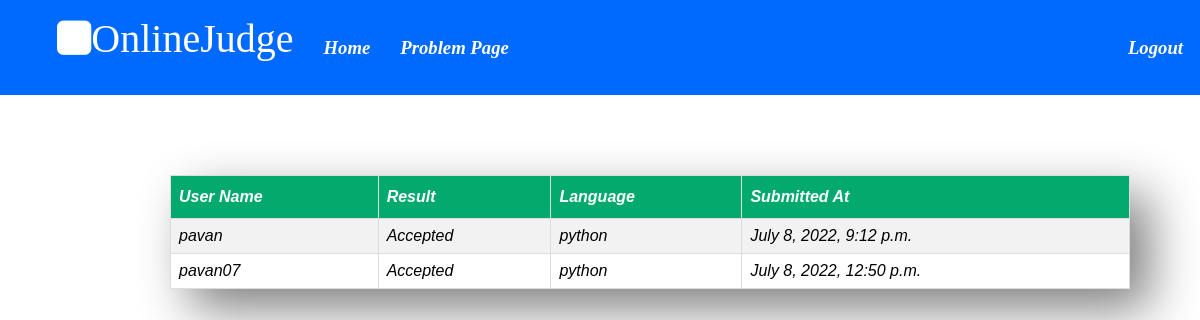
/problem/submissions/1 (signed in), run on the app's committed database.
### OJ/models.py (models this page shows, shortened)
class Submissions(models.Model):
    problem = models.ForeignKey(Problem, on_delete=models.CASCADE)
    user = models.ForeignKey(User, on_delete=models.CASCADE)
    date_created = models.DateTimeField(auto_now_add=True)
    result = models.CharField(max_length=200)
    previous_submission = models.TextField(null=True, blank=True)
    language = models.CharField(max_length=10,null=True, blank=True)
    class Meta:
        ordering = ['-date_created']

class User(AbstractUser):
    email = models.EmailField(unique=True)
    score = models.FloatField(default=0, validators=[score_check])
    solved = models.IntegerField(default=0)
    class Meta:
        ordering = ['-score']

### OJ/views.py (the view)
# urls.py: path('problem/submissions/<int:id>',views.submissions,name = 'submissions'),
@login_required(login_url='login')
def submissions(request,id):
    problem = Problem.objects.get(id=id)
    sub = Submissions.objects.filter(problem=problem)
    return render(request,'submissions.html',{'data':sub,'problem_id':id})

### OJ/templates/submissions.html (shortened to what this page needs)
{% extends "main.html" %}
{% block content %}
<div class="nav">
    <ul class = 'left'>
        <li><i class="fa fa-square" style="font-size:40px;color:rgb(255, 255, 255)">OnlineJudge</i></li>
        <li><a href= '{% url "home"%}'><h3>Home</h3></a></li>
        <li><a href= '{% url "problem_view" problem_id%}'><h3>Problem Page</h3></a></li>
    </ul>
    <ul class="right">
        <li><a href= '{% url "logout"%}'><h3>Logout</h3></a></li>
    </ul>
</div>
    </head>
    <body>
    <table id="customers">
       <tr>
        <th>User Name</th>
        <th>Result</th>
        <th>Language</th>
        <th>Submitted At</th>
      </tr>
      {%for item in data%}
      {%if item.result != "Accepted"%}
      <tr style='background-color:#FFCCCB'>
        <td>{{item.user.username}}</td>
        <td>{{item.result}}</td>
        <td>{{item.language}}</td>
        <td>{{item.date_created}}</td>
      </tr>
      {%else%}
      <tr>
        <td>{{item.user.username}}</td>
        <td>{{item.result}}</td>
        <td>{{item.language}}</td>
        <td>{{item.date_created}}</td>
      </tr>
      {%endif%}
       {%endfor%}
    </table>
{% endblock %}

### OJ/static/main.css (style rules this page uses)
body { font-style: italic; margin: 0; }
.nav { background-color: #006aff; color: #fff; display: flex; justify-content: space-between; align-items: left; padding: 2px; margin-top: 0; }
.nav ul { display: flex; justify-content:space-between; list-style: none; }
.nav ul li { padding:0 15px; }
a { text-decoration: none; color: #fff; }
.left { align-items: left }
.right { align-items: right }

### OJ/templates/submissions.html (style rules this page uses)
#customers { font-family: Arial, Helvetica, sans-serif; border-collapse: collapse; width: 100%; margin-top: 80px; width:80%; box-shadow: 20px 20px 50px grey; margin-left: 170px; }
#customers td, #customers th { border: 1px solid #ddd; padding: 8px; }
#customers tr:nth-child(even) { background-color: #f2f2f2; }
#customers th { padding-top: 12px; padding-bottom: 12px; text-align: left; background-color: #04AA6D; color: white; }

### data on the page
Submissions: user.username "pavan", result "Accepted", language "python", date_created "July 8, 2022, 9:12 p.m."
Submissions: user.username "pavan07", result "Accepted", language "python", date_created "July 8, 2022, 12:50 p.m."
